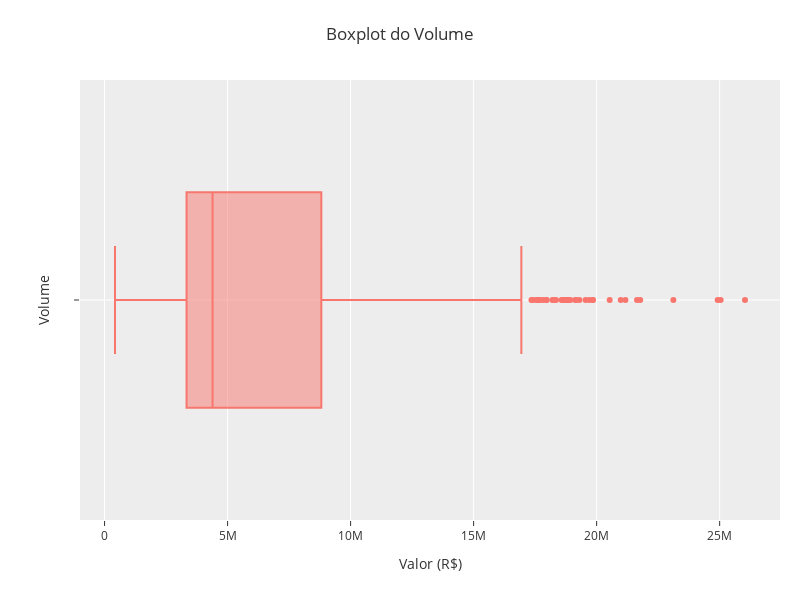

The cell this chart's notebook holds for it:
### Code cell
fig = px.box(
    df, 
    x = 'volume',
    template = template
)

fig.update_layout(
    title = 'Boxplot do Volume',
    xaxis_title = 'Valor (R$)',
    yaxis_title = 'Volume',
    width = 800, 
    height = 600,
    margin = dict(l = 80, r = 20, t = 80, b = 80),
    template = template
)

fig.show()

### Figure 1 — Plotly figure (JSON) as saved in the notebook; plotly's stock layout.template omitted (floating-point values rounded to 4 significant figures; data arrays with more than 128 entries replaced by an {"elided": "..."} marker saying what was removed)
{"data": [{"alignmentgroup": "True", "hovertemplate": "volume=%{x}<extra></extra>", "legendgroup": "", "marker": {"color": "#F8766D"}, "name": "", "notched": false, "offsetgroup": "", "orientation": "h", "showlegend": false, "type": "box", "x": {"elided": "2884 int values"}, "x0": " ", "xaxis": "x", "y0": " ", "yaxis": "y"}], "layout": {"boxmode": "group", "height": 600, "legend": {"tracegroupgap": 0}, "margin": {"b": 80, "l": 80, "r": 20, "t": 80}, "title": {"text": "Boxplot do Volume"}, "width": 800, "xaxis": {"anchor": "y", "domain": [0, 1], "title": {"text": "Valor (R$)"}}, "yaxis": {"anchor": "x", "domain": [0, 1], "title": {"text": "Volume"}}}}
